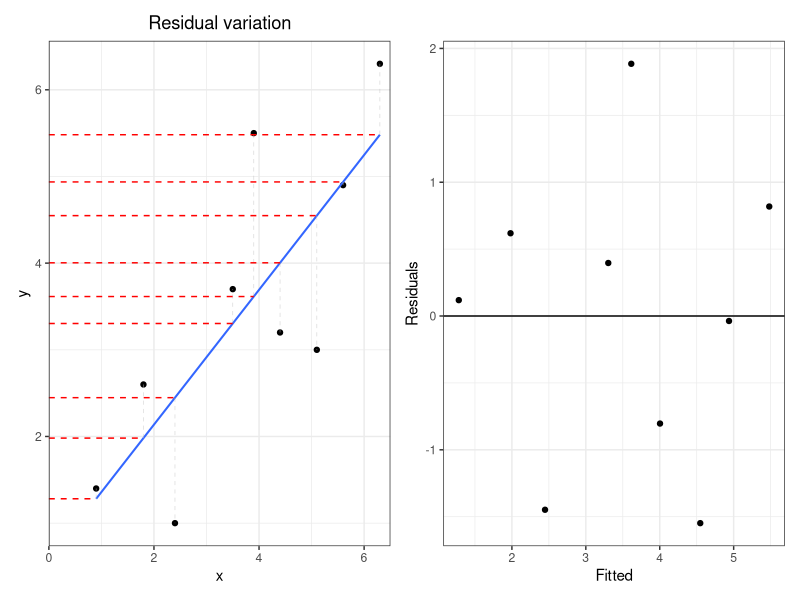

The R source for this figure:
library(patchwork)
library(tidyverse)
# model1 <- lm(happyScore ~ GDP, happy_score_data)
# pl_1res <- ggplot(data.frame(fit = fitted(model1), 
#                              res = residuals(model1)), 
#                   aes(x = fit, y = res)) + 
#   geom_point() + 
#   geom_hline(yintercept = 0) + 
#   xlab("Fitted") + 
#   ylab("Residuals")+theme_bw()
# pl_1res
# 
# pl_2res <- ggplot(happy_score_data, aes(GDP, happyScore))+
#   geom_point()+
#   geom_smooth(formula = 'y ~ x', method = 'lm', se=FALSE)+
#   theme_bw()
# pl_2res + pl_1res
# 

df <- data.frame(
  x=c(0.9, 1.8, 2.4, 3.5, 3.9, 4.4, 5.1, 5.6, 6.3),
  y=c(1.4, 2.6, 1.0, 3.7, 5.5, 3.2, 3.0, 4.9, 6.3))
model <- lm(y ~ x, data = df)
df_mean <- df %>% 
  mutate(y1 = mean(y), x1 = x)
# rename(x = x2)
df_regr <- df %>% 
  mutate(y1 = predict(model, data.frame(x = df$x)), x1 = x)
# predict(model, data.frame(x = df$x))
regr_plot <- df %>% 
  ggplot(aes(x, y))+
  geom_point()+
  geom_smooth(formula = 'y ~ x', method = 'lm', se = FALSE, linewidth = 0.7)+
  geom_segment(aes(x = x1, y = y1, xend = x, yend = y),
               data = df_regr, linewidth = 0.2, alpha = 0.7, linetype = 2,
               color = 'gray')+
  ggtitle('Residual variation')+
  geom_segment(aes(x = 0, y = y1, xend = x, yend = y1), 
               df_regr, linewidth = 0.5, 
               linetype = 2, color = 'red')+
  theme_bw()+
  scale_x_continuous(limits = c(0, 6.5), expand=c(0,0))+
  
  theme(plot.title = element_text(hjust = 0.5))

# regr_plot
mean_plot <- df %>% 
  ggplot(aes(x, y))+
  geom_point()+
  geom_hline(yintercept = mean(df$y), color = 'blue', linewidth = 0.7)+
  geom_segment(aes(x = x1, y = y1, xend = x, yend = y), 
               data = df_mean, linewidth = 0.4, linetype = 2, color = 'gray')+
  annotate('text', x = 1.2, y = mean(df$y)+0.2, label = 'y_mean')+
  ggtitle('Total variation (SST)')+
  # geom_smooth(formula = 'y ~ x', method = 'lm', se = FALSE)+
  theme_bw()+
  theme(plot.title = element_text(hjust = 0.5))
# mean_plot + regr_plot

pl_1res <- ggplot(data.frame(fit = fitted(model), 
                             res = residuals(model)), 
                  aes(x = fit, y = res)) + 
  geom_point() + 
  geom_hline(yintercept = 0) + 
  xlab("Fitted") + 
  ylab("Residuals")+theme_bw()
regr_plot + pl_1res
  
